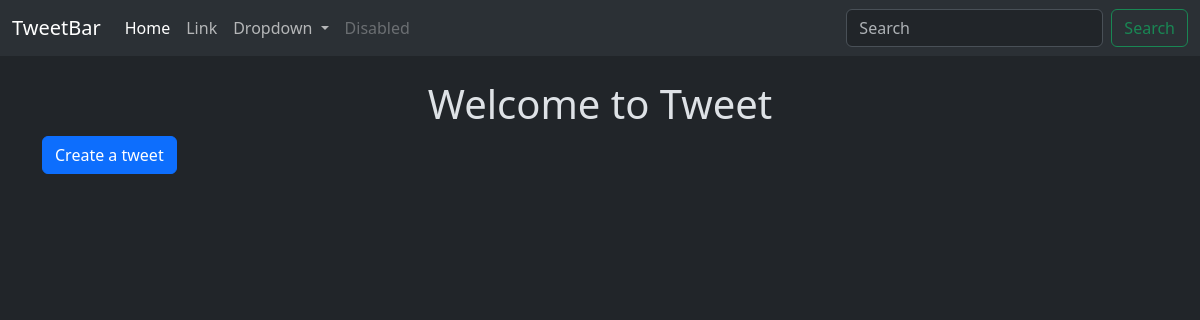
The app's page /tweet/, older data.
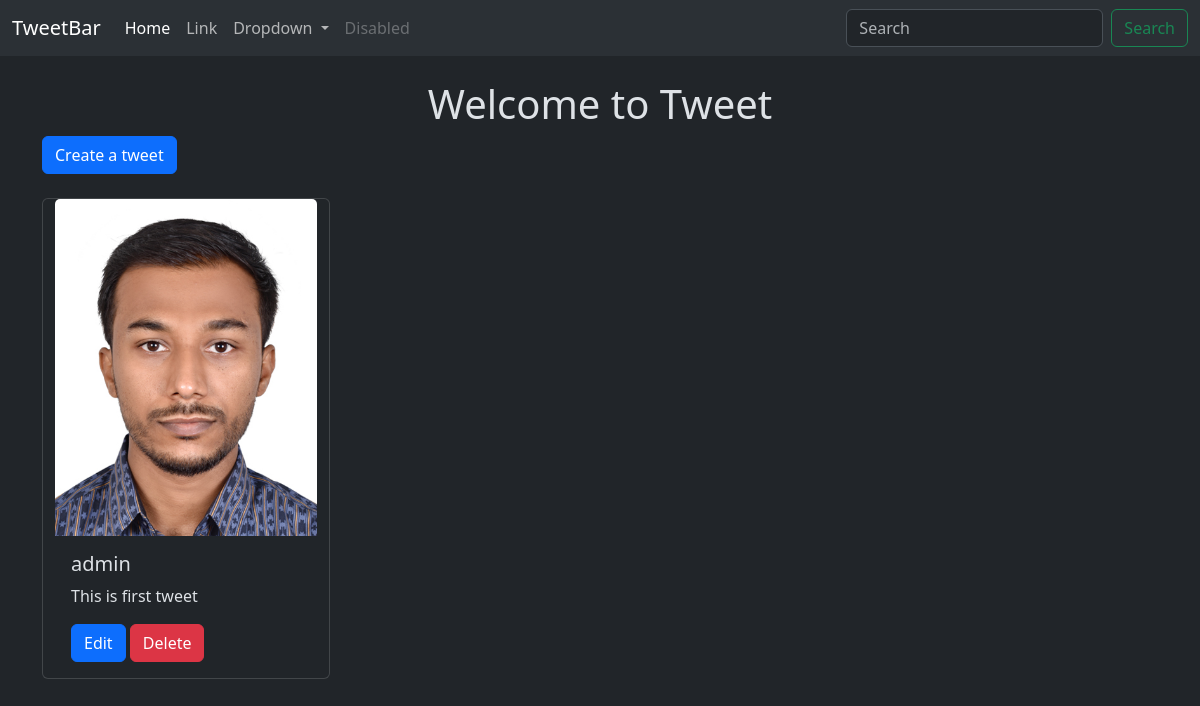
The same page, newer data.
### tweet/models.py (models this page shows, shortened)
class Tweet(models.Model):
  user = models. ForeignKey (User, on_delete=models.CASCADE)
  text = models. TextField(max_length=240)
  photo = models. ImageField(upload_to='photos/',
  blank=True, null=True)
  created_at = models. DateTimeField(auto_now_add=True)
  updated_at = models. DateTimeField(auto_now=True)

### tweet/views.py (the view)
# urls.py: path('', views.tweet_list, name='tweet_list'),
def tweet_list(request):
    tweets = Tweet.objects.all().order_by('-created_at')
    return render(request, 'tweet_list.html', {'tweets': tweets})

### tweet/templates/tweet_list.html (shortened to what this page needs)
{% extends "layout.html" %}
{% block content %}
<h1 class="text-center mt-4">Welcome to Tweet</h1>
<a class="btn btn-primary mb-4" href="{% url 'tweet_create' %}">Create a tweet</a>
<div class="container row gap-3">
  {% for tweet in tweets %}
  <div class="card" style="width: 18rem;">
    <img src="{{ tweet.photo.url }}" class="card-img-top" alt="...">
    <div class="card-body">
      <h5 class="card-title">{{tweet.user.username}}</h5>
      <p class="card-text">{{tweet.text}}</p>
      <a href="{% url 'tweet_edit' tweet.id%}" class="btn btn-primary">Edit</a>
      <a href="{% url 'tweet_delete' tweet.id%}" class="btn btn-danger">Delete</a>
    </div>
  </div>
  {% endfor %}
</div>
{% endblock %}

Row changes from the older to the newer data that the page shows:
added Tweet: photo (picture), user.username "admin", text "This is first tweet"
